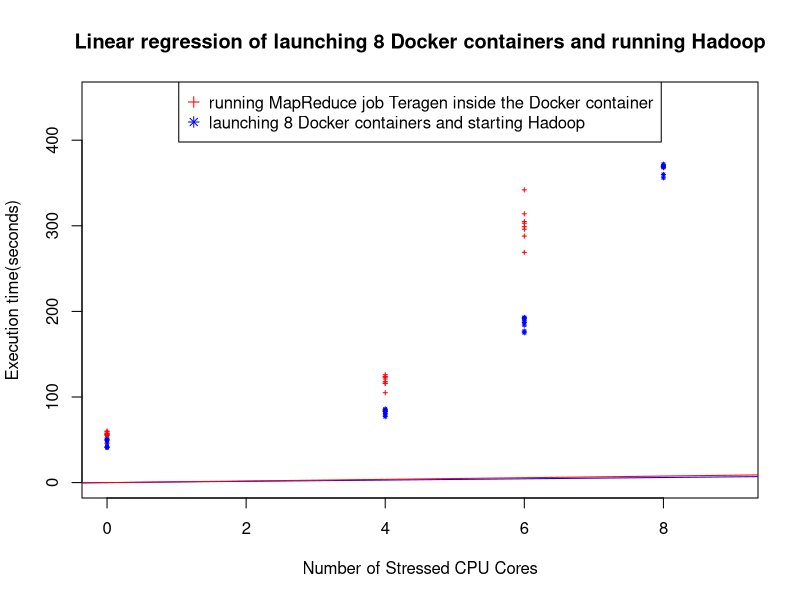

Reproduce this figure in R.
#!/usr/bin/Rscript
# this is for plotting the tendency of Docker container with stressed cpu cores
old=getwd();
basedir="/home/peipei/course/CSC547/experiment_docker_hadoop/stress_docker";
setwd(basedir);

hadoop_no_stress=c(42,50,52,41,49,41,50,46);
hadoop_cpu4_stress=c(79,83,85,86,77,84,81,83);
hadoop_cpu6_stress=c(177,192,184,189,175,192,193,187);
hadoop_cpu8_stress=c(372,368,360,356,369,369,370,370);
hadoop_stress=c(hadoop_no_stress,hadoop_cpu4_stress,hadoop_cpu6_stress,hadoop_cpu8_stress);
x_hadoop=c(rep(0,each=8),rep(4,each=8),rep(6,each=8),rep(8,each=8))

job_no_stress=c(56,60,57,55,58,56,60,57);
job_cpu4_stress=c(123,126,118,105,124,116,116,121);
job_cpu6_stress=c(314,269,299,303,342,296,288,305);
job_stress=c(job_no_stress,job_cpu4_stress,job_cpu6_stress);
x_job=c(rep(0,each=8),rep(4,each=8),rep(6,each=8));

name="stress_cpu";
png(paste(getwd(),paste(name,"png",sep="."),sep="/"));
plot(x=NULL,y=NULL,mai="Linear regression of launching 8 Docker containers and running Hadoop",xlab="Number of Stressed CPU Cores",ylab="Execution time(seconds)",xlim=range(0:9),ylim=range(0:450));

points(x_hadoop,hadoop_stress,type="p",pch=8,cex=0.4,col="blue");
#reg1<-lm(hadoop_stress~x_hadoop);
reg1<-nls(hadoop_stress~exp(b*x_hadoop),start=list(b=0.3));
abline(reg1,col="blue");

points(x_job,job_stress,type="p",pch=3,cex=0.4,col="red");
#reg2<-lm(job_stress~x_job);
reg2<-nls(job_stress~exp(a*x_job),start=list(a=0.3));
abline(reg2,col="red");

legend("top",horiz=FALSE,legend=c("running MapReduce job Teragen inside the Docker container","launching 8 Docker containers and starting Hadoop"), pch=c(3,8), col=c("red","blue"))

dev.off();
